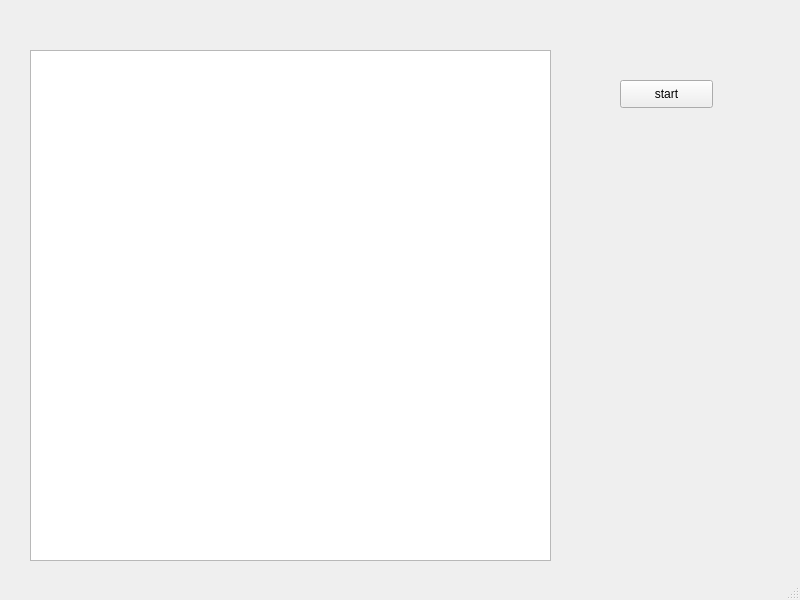
<?xml version="1.0" encoding="UTF-8"?>
<ui version="4.0">
 <class>MainWindow</class>
 <widget class="QMainWindow" name="MainWindow">
  <property name="geometry">
   <rect>
    <x>0</x>
    <y>0</y>
    <width>800</width>
    <height>600</height>
   </rect>
  </property>
  <property name="windowTitle">
   <string>MainWindow</string>
  </property>
  <widget class="QWidget" name="centralwidget">
   <widget class="QGraphicsView" name="graphicsView">
    <property name="geometry">
     <rect>
      <x>30</x>
      <y>50</y>
      <width>521</width>
      <height>511</height>
     </rect>
    </property>
   </widget>
   <widget class="QPushButton" name="pushButton">
    <property name="geometry">
     <rect>
      <x>620</x>
      <y>80</y>
      <width>93</width>
      <height>28</height>
     </rect>
    </property>
    <property name="text">
     <string>start</string>
    </property>
   </widget>
  </widget>
  <widget class="QStatusBar" name="statusbar"/>
 </widget>
 <resources/>
 <connections/>
</ui>
